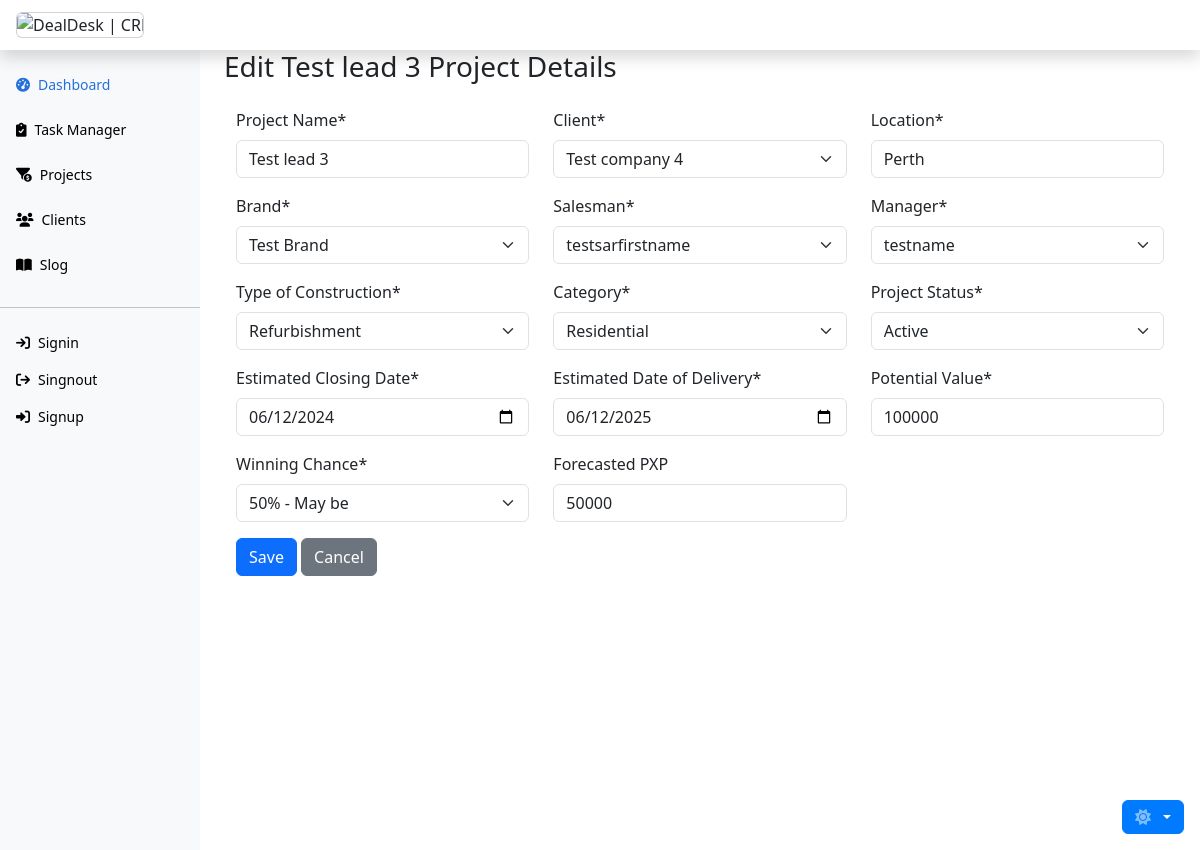
The app's page /lead_master/edit/4/ with its own data.
### lead_master/models.py (models this page shows, shortened)
class LeadMaster(models.Model):
    name = models.CharField(max_length=100, null=False)
    client = models.ForeignKey(
        'client.Client',
        on_delete=models.SET(get_client),
        related_name='lead_masters'
    )
    location = models.CharField(max_length=55, null=False)
    brand = models.ForeignKey(
        Brand,
        on_delete=models.SET(get_brand),
        related_name='lead_masters'
    )
    created_on = models.DateTimeField(auto_now_add=True)
    updated_on = models.DateTimeField(auto_now=True)
    salesman = models.ForeignKey(
        'team.Sar',
        on_delete=models.SET(get_salesman),
        related_name='lead_masters',
    )
    manager = models.ForeignKey(
        'team.Manager',
        on_delete=models.SET(get_manager),
        related_name='lead_masters'
    )
    type_of_construction = models.CharField(
        max_length=20,
        choices=TYPE_OF_CONSTRUCTION,
        null=False
    )
    category = models.ForeignKey(
        Category,
        on_delete=models.SET(get_category),
        related_name='lead_masters'
    )
    lead_status = models.TextField(
        max_length=55,
        choices=LEAD_STATUS,
        null=False,
        default="Active"
    )
    est_closing_date = models.DateField(null=False)
    est_date_of_delivery = models.DateField()
    potential_value = models.DecimalField(
        max_digits=10,
        decimal_places=0,
        null=False)
    winning_chance = models.DecimalField(
        max_digits=3,
        decimal_places=2,
        choices=WINNING_CHANCE,
        null=False
    )
    forecast_pxp = models.DecimalField(
        max_digits=10,
        decimal_places=0,
        null=True,
        blank=True
    )
    class Meta:
        ordering = ['name']

class Brand(models.Model):
    brand = models.CharField(max_length=55, null=False)
    created_on = models.DateTimeField(auto_now_add=True)
    updated_on = models.DateTimeField(auto_now=True)
    class Meta:
        ordering = ['brand']
    def __str__(self):
        return self.brand

class Category(models.Model):
    category = models.CharField(max_length=55, null=False)
    created_on = models.DateTimeField(auto_now_add=True)
    updated_on = models.DateTimeField(auto_now=True)
    class Meta:
        ordering = ['category']
        verbose_name_plural = "categories"
    def __str__(self):
        return self.category

### lead_master/views.py (the view, shortened to what this page needs)
# urls.py: path('edit/<int:pk>/', LeadUpdateView.as_view(), name='lead_edit'),
class LeadUpdateView(UpdateView):
    model = LeadMaster
    template_name = "lead_master/lead_edit.html"
    form_class = LeadMasterForm
    def get_context_data(self, **kwargs):
        context = super().get_context_data(**kwargs)
        context['lead'] = self.object
        return context

### client/models.py (called while the page is built)
    def __str__(self):
        return self.company_name

### team/models.py (called while the page is built)
    def __str__(self):
        return f"{self.first_name}"

    def __str__(self):
        return f"{self.first_name}"

### lead_master/templates/lead_master/lead_edit.html (shortened to what this page needs)
{% extends 'base.html' %}
{% load crispy_forms_tags %}
{% block content %}
<div class="col-lg-12">
  <div class="row">
    <div class="col-12">
      <h3 class="bg-body">Edit {{ lead.name }} Project Details</h3>
      <div class="container mt-4">
        <form method="post">
          <div class="row">
            {% for field in form %}
            <div class="col-lg-4 col-md-6 col-sm-12">
              <div class="form-group">
                {{ field|as_crispy_field }}
              </div>
            </div>
            {% endfor %}
          </div>
          <div class="form-group">
            <button type="submit" class="btn btn-primary">Save</button>
            <a href="{% url 'lead_master:lead_list' %}" class="btn btn-secondary">Cancel</a>
          </div>
        </form>
      </div>
    </div>
  </div>
</div>
{% endblock %}

### records on screen
LeadMaster: name "Test lead 3", form "Test lead 3" "Test company 4" "Perth" "testsarfirstname" "testname" "Refurbishment" "Active" "06/12/2024" "06/12/2025" "100000" "50% - May be" "50000"
Brand: form "Test Brand"
Category: form "Residential"
